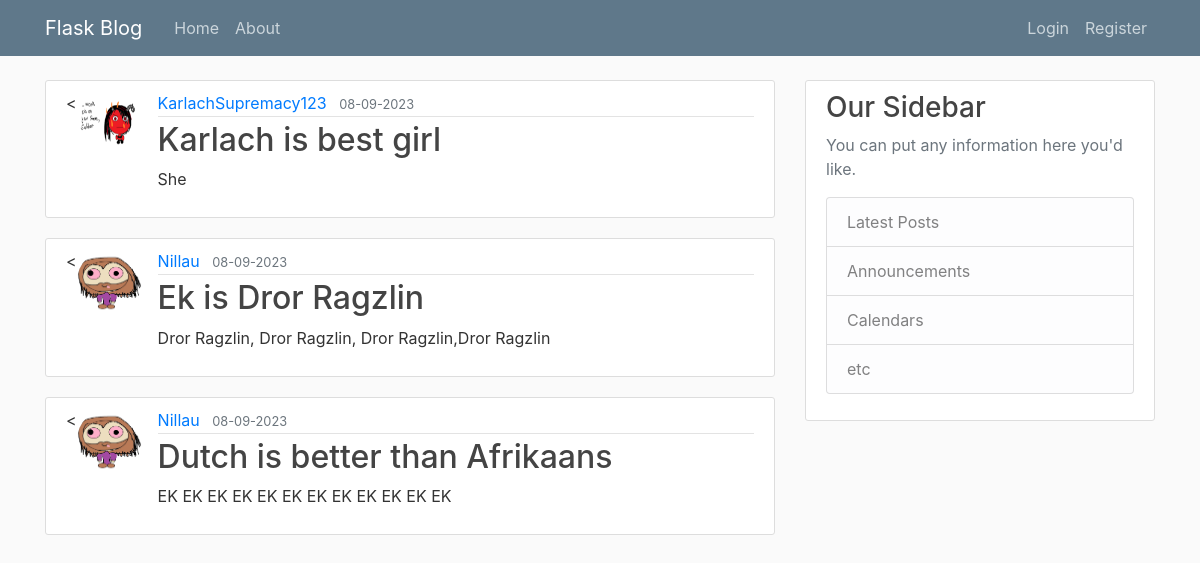
Page /home on the earlier database version.
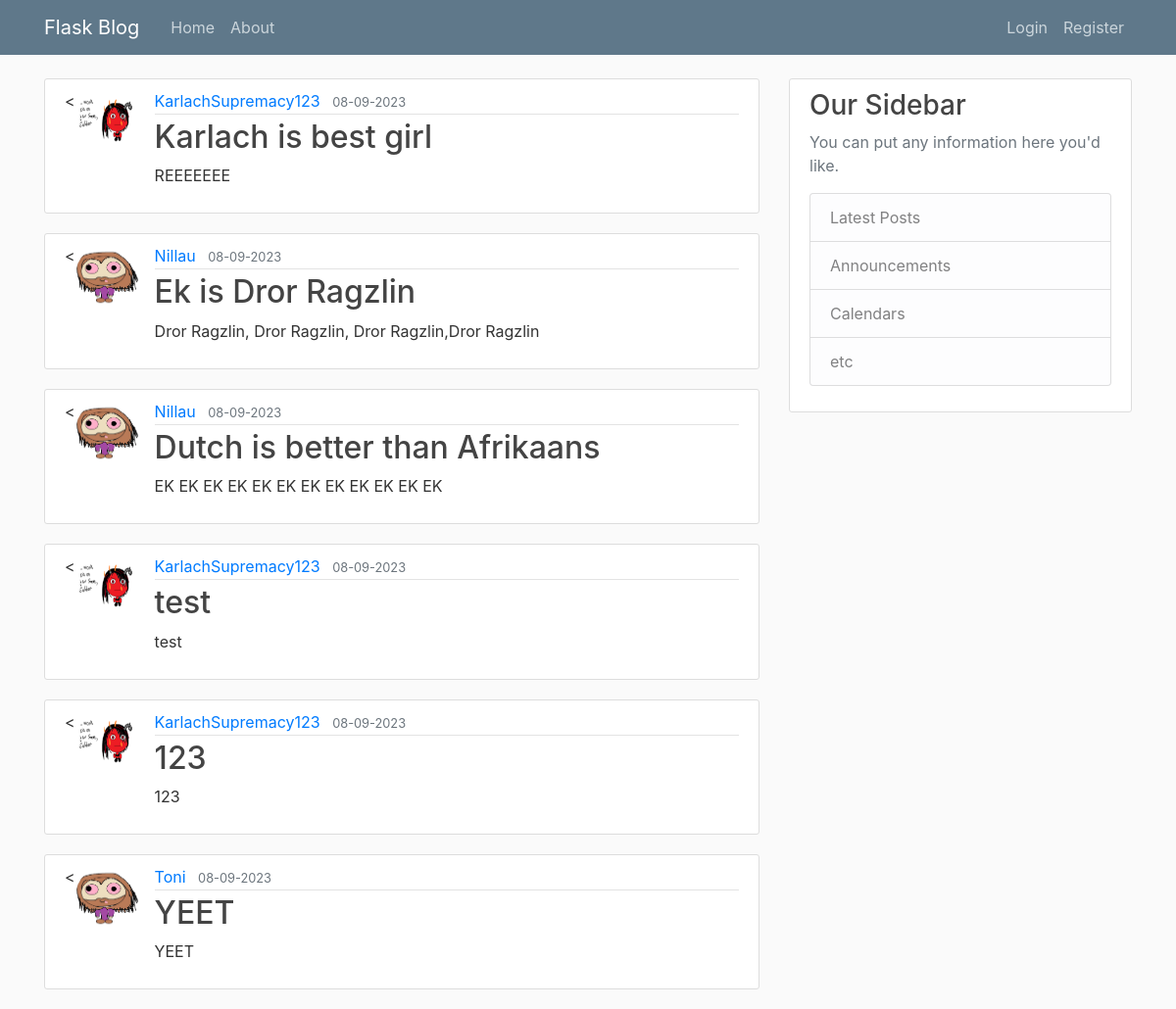
Same page on the later database version.
### FlaskBlog/models.py (models this page shows, shortened)
class Post(db.Model):
    id = db.Column(db.Integer, primary_key=True)  # Change db.String to db.Integer
    title = db.Column(db.String(100), nullable=False)
    date_posted = db.Column(db.DateTime, nullable=False, default=datetime.utcnow)
    content = db.Column(db.Text, nullable=False)
    user_id= db.Column(db.Integer, db.ForeignKey('user.id') , nullable =False)

class User(db.Model, UserMixin):
    id = db.Column(db.Integer, primary_key=True)  # Change db.String to db.Integer
    username = db.Column(db.String(20), unique=True, nullable=False)
    email = db.Column(db.String(120), unique=True, nullable=False)
    image_file = db.Column(db.String(20), nullable=False, default='default.jpg')
    password = db.Column(db.String(60), nullable=False)
    posts = db.relationship('Post', backref = 'author', lazy =True)

### FlaskBlog/routes.py (the view)
@app.route("/")
@app.route("/home")
def home():
    posts = Post.query.all()
    return render_template('home.html', posts=posts)

### FlaskBlog/templates/home.html
{% extends "layout.html" %}
{% block content %}
{% for post in posts %}
<article class="media content-section">
  <<img class = "rounded-circle article-img" src="{{ url_for('static' , filename='profile_pics/' + post.author.image_file) }}">
   <div class="media-body">
      <div class="article-metadata">
         <a class="mr-2" href="#">{{ post.author.username }}</a>
         <small class="text-muted">{{ post.date_posted.strftime('%d-%m-%Y') }}</small>
      </div>
      <h2><a class="article-title" href="{{ url_for('post', post_id=post.id)}}">{{ post.title }}</a></h2>
      <p class="article-content">{{ post.content }}</p>
   </div>
</article>
{% endfor %}
{% endblock content %}

### FlaskBlog/templates/layout.html (shortened to what this page needs)
<!DOCTYPE html>
<html lang="en" dir="ltr">
   <head>
      <link rel="stylesheet" href="https://maxcdn.bootstrapcdn.com/bootstrap/4.0.0/css/bootstrap.min.css">
      <link rel="stylesheet" type="text/css" href="{{ url_for('static', filename='main.css') }}">
   </head>
   <body>
      <header class="site-header">
         <nav class="navbar navbar-expand-md navbar-dark bg-steel fixed-top">
            <div class="container">
               <a class="navbar-brand mr-4" href="/">Flask Blog</a>
               <div class="collapse navbar-collapse" id="navbarToggle">
                  <div class="navbar-nav mr-auto">
                     <a class="nav-item nav-link" href="{{url_for('home')}}">Home</a>
                     <a class="nav-item nav-link" href="{{url_for('about')}}">About</a>
                  </div>
                  <div class="navbar-nav">
                    {% if current_user.is_authenticated %}
                    <a class="nav-item nav-link" href="{{url_for('new_post')}}">New Post</a>
                    <a class="nav-item nav-link" href="{{url_for('logout')}}">Logout</a>
                    <a class="nav-item nav-link" href="{{url_for('account')}}">Account</a>
                    {% else %}
                     <a class="nav-item nav-link" href="{{url_for('login')}}">Login</a>
                     <a class="nav-item nav-link" href="{{url_for('register')}}">Register</a>
                    {%endif%}
                  </div>
               </div>
            </div>
         </nav>
      </header>
      <main role="main" class="container">
         <div class="row">
            <div class="col-md-8">
               {% block content %}{% endblock %}
            </div>
            <div class="col-md-4">
               <div class="content-section">
                  <h3>Our Sidebar</h3>
                  <p class='text-muted'>You can put any information here you'd like.
                  <ul class="list-group">
                     <li class="list-group-item list-group-item-light">Latest Posts</li>
                     <li class="list-group-item list-group-item-light">Announcements</li>
                     <li class="list-group-item list-group-item-light">Calendars</li>
                     <li class="list-group-item list-group-item-light">etc</li>
                  </ul>
                  </p>
               </div>
            </div>
         </div>
      </main>
   </body>
</html>

### FlaskBlog/static/main.css (style rules this page uses)
body { background: #fafafa; color: #333333; margin-top: 5rem; }
h1, h2, h3, h4, h5, h6 { color: #444444; }
.bg-steel { background-color: #5f788a; }
.site-header .navbar-nav .nav-link { color: #cbd5db; }
.content-section { background: #ffffff; padding: 10px 20px; border: 1px solid #dddddd; border-radius: 3px; margin-bottom: 20px; }
.article-title { color: #444444; }
.article-content { white-space: pre-line; }
.article-img { height: 65px; width: 65px; margin-right: 16px; }
.article-metadata { padding-bottom: 1px; margin-bottom: 4px; border-bottom: 1px solid #e3e3e3 }

Differences in the rows shown:
changed Post "Karlach is best girl": content "She" → "REEEEEEE"
added Post: image_file (picture), author.username "KarlachSupremacy123", date_posted "08-09-2023", title "test", content "test"
added Post: image_file (picture), author.username "KarlachSupremacy123", date_posted "08-09-2023", title "123", content "123"
added Post: image_file (placeholder picture), author.username "Toni", date_posted "08-09-2023", title "YEET", content "YEET"
